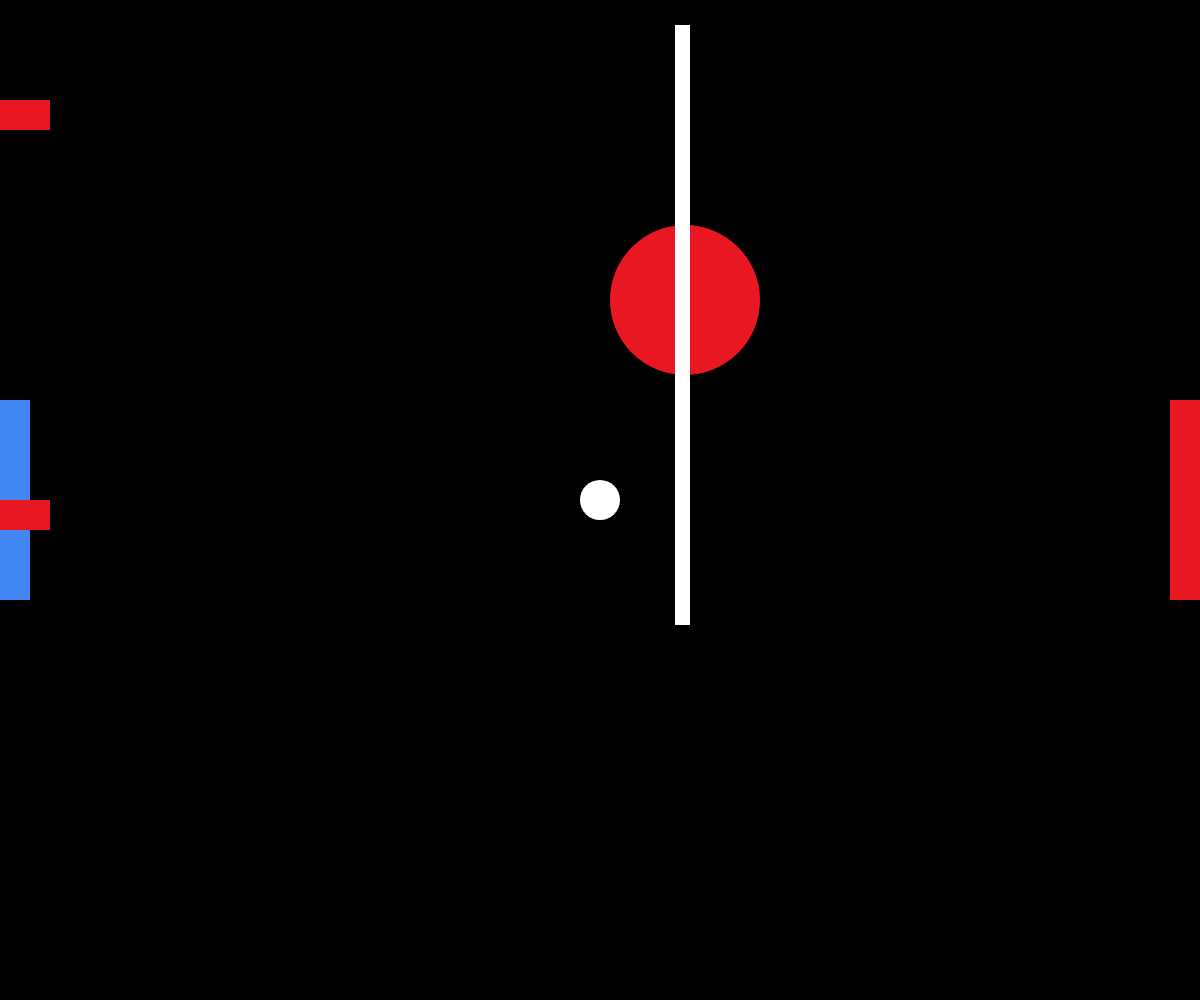
Frame 1 (no input)
Frame 60 (no input): identical to frame 1, image omitted
Frame 120 (the mouse pressed at the canvas centre since frame 60): identical to frame 1, image omitted

The p5.js sketch that drew this single still picture (run headless with seeded random() and noise() and a simulated clock; from frame 60 on, the mouse is pressed at the canvas centre):

// p5.js sketch
// ── sketch.js
const UP = -1;
const DOWN = 1;
const LEFT = 1;
const RIGHT = -1;
let ball;
let p1;
let p2;
function setup(){
	createCanvas(windowWidth, windowHeight)
	//frameRate(20);
	ball = new Ball();
	background("white");

	p1 = new Paddle(1, "#4286f4");
	p2 = new Paddle(2, "#e81721");
}


function draw() {

	background("black")

	ball.draw();
	if (ball.collision(p1))
		ball.move();
	let checkScore = ball.checkScore();
	if (checkScore === 2) 
		p2.updateScore();
		else if (checkScore === 1)
			p1.updateScore();
	p1.draw();
	p2.draw();

	if (keyIsPressed) {
		//Jugador 1
		if (keyIsDown(87)) 
			p1.move(UP)
		if (keyIsDown(83))
			p1.move(DOWN)
		if (keyIsDown(65))
			p1.move(LEFT)

		if (keyIsDown(68))
			p1.move(RIGHT)

		//Jugador 2
		if (keyIsDown(UP_ARROW))
			p2.move(UP)
		if (keyIsDown(DOWN_ARROW))
			p2.move(DOWN)
		if (keyIsDown(LEFT_ARROW))
			p2.move(LEFT)

		if (keyIsDown(RIGHT_ARROW))
			p2.move(RIGHT)


	}


	ellipse(685, 300, 150, 150);



	const showScore = function () {
		fill ("#fff");
		textSize(50);
		text(p1.getScore(), width * 0.75, 70)
		text(p2.getScore(), width * 0.75, 70)


		showScore();
	}



	fill ('white')
	rect(675, 25, 15, 600);

	//Cancha Jugador 1
	fill("#e81721");
	rect(0, 100, 50, 30);

	fill("#e81721");
	rect(0, 500, 50, 30);

	//Cancha Jugador 2
	fill("#4286f4");
	rect(1320, 100, 50, 30);

	fill("#4286f4");
	rect(1320, 500, 50, 30);

}
// ── Paddle.js
const Paddle = function (Player, color) {
	const UP = -1;
	const DOWN = 1;
	const LEFT = -2;
	const RIGHT = 2;
	const w = 30;
	const h = 200; 
	const x = Player === 1 ? 0 : width - w; 
	let y = Math.floor(height / 2) - Math.floor(h / 2);
	const c = color;
	let speed = 30;
	let score;


	const getX = function () {

		return x;
	}

	const getY = function () {

		return y;
	}

	const getW = function () {

		return w;
	}


	const getH = function () {

		return h;
	}

	const edge = function (dir) {

		return (dir === UP && y >= 0) || (dir === DOWN && y + h <= height || dir === LEFT && y >= 0) || (dir === RIGHT && y + h <= height)
	}

	const draw = function () {
		rectMode(CORNER);
		fill(c);
		rect(x, y, w, h);
	}

	const move = function (dir) {
		if (edge(dir)) 	
		y += (speed * dir);
	}

	const getScore = function () {
		return score;
	}

	const updateScore = function () {
		score++;
	}

	return {
		draw,
		move,
		getX,
		getY,
		getW,
		getH,
		/*getScore,
		updateScore,*/
	}

}
// ── ball.js
const Ball = function() {
	const r = 20;
	let x = Math.floor(width / 2);
	let y = Math.floor(height / 2);
	let speedX = 5 * randomDirection();
	let speedY = 5 * randomDirection();

	const draw = function(){

		ellipseMode(CENTER);
		fill("#fff");
		noStroke();
		ellipse(x, y, r * 2, r * 2);
	}

	const collision = function (player) {

		let dx = Math.abs(x - player.getX() - player.getW() / 2)
		let dy = Math.abs(y - player.getY() - player.getH() / 2)

		if (dx > player.getW() / 2 + r || dy > player.getH() / 2 + r) {
			return false;

		}

		if (dx <= player.getW() / 2  || dy <= player.getH() / 2) {
			speedX *= -1;

			return true;
		}
	}

	const move = function(){

		x += speedX;
		y+= speedY;
		edges();
	}

	const edges = function () {

		if (y + r >= height || y - r <= 0) {
			speedY *= -1;
		}

	}

	const checkScore = function (){
			if (x - r <= 0){
				reset();
				return 2;
			}

			if ( x + r >= width) {
				reset();
				return 1;
			}


			return 0;
	}

	const reset = function (){

		x = Math.floor(width / 2);
		y = Math.floor(height / 2);

		speedX *= randomDirection();
		speedY *= randomDirection();


	}

	function randomDirection () {

		return Math.round(Math.random()) * 2 -1;
	}
	return {
		draw,
		move,
		collision,
		checkScore,
		
	}
}
